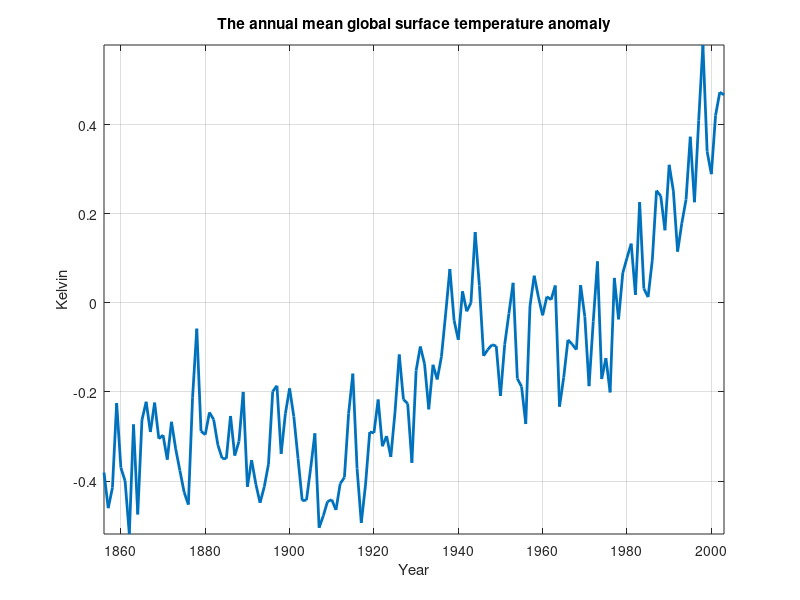
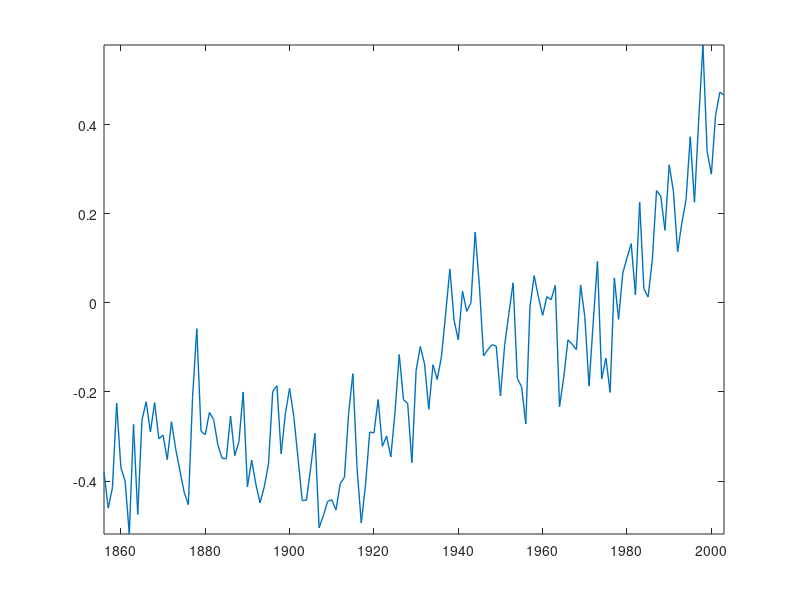

Here is the MATLAB script that generated these plots, in order: (Note: this script raises an error after producing the figures.)
function tt=sp_GSTA_DataAnalysis()
close all; 
    clear all;
    format shortEng;
    clc

if 1 %2 example
        if 1
            load gsta.dat;  
            %load LOD_73_14.TXT;
            x=gsta(:,2); 
            t=gsta(:,1);
        end
        if 0
            load gsta1880_2017.txt
            x=gsta1880_2017(:,2); 
            t=gsta1880_2017(:,1);
        end
            
            Fs=1/(t(2)-t(1)); 
            plot(t,x,'LineWidth',2);
            axis([min(t) max(t) min(x) max(x)]);
            grid;  
            title('The annual mean global surface temperature anomaly')
            xlabel('Year')
            ylabel('Kelvin')
            
            
          if 0 % FFT based
            L=length(x);NFFT=2^nextpow2(L);
            Y = fft(x,NFFT)/L; 
            %Y=dct(x,NFFT);
            f = Fs/2*linspace(0,1,NFFT/2+1);  
            ampf=2*abs(Y(1:(NFFT/2)+1)); 
            subplot(2,1,1);
            stem(f,ampf);
            timeScale=1./f(2:end); timeScale=[500 timeScale];
            subplot(2,1,2);
            stem(timeScale,ampf);
            tt=1;
          end
          if 0 % DCT based
            L=length(x);NFFT=2^nextpow2(L);
            %Y=dct(x,NFFT); 
            %NFFT=L;
            Y=dct(x,L);
            f = Fs/2*linspace(0,1,NFFT);  
            ampf=abs(Y(1:(NFFT))); 
            %subplot(2,1,1);
            stem(f,ampf);
            timeScale=1./f(2:end); timeScale=[600 timeScale];
            %subplot(2,1,2);
            %stem((timeScale),(ampf));
            tt=1;   
          end 
           if 1 % TFE by DCT decomposition                     
               %CutFrq1=[.4 .3 .25 .17 0.09 .05]; 
               %CutFrq1= linspace(0,1,10)*Fs/2;
               
               if 0
                    Npart=10; % equal parts
                    inc=(Fs/2)/Npart;
                    for i=1:Npart-1
                        CutFrq1(i)=Fs/2-i*inc;
                    end
                end
                if 0 % dyadic filter bank
                    %CutFrq1=[Fs/4 Fs/8 Fs/16 Fs/32 Fs/64];                
                    for i=1:7
                        CutFrq1(i)=(Fs/2^(i+1));
                    end
                end
               
                %CutFrq1(end+1)=0.01;
                %CutFrq1=[.4 .32 .16 0.08 .04 0.02 0.01];
                %CutFrq1=(4:-1:1)*0.1;
                
                
               figure;
               %hold on;
        if 1
               plot(t,x,'LineWidth',1)
               axis([min(t) max(t) min(x) max(x)])
               hold on
               TimeSacle=[35 53 54]; CutFrq1=0; CutFrq=1./TimeSacle; 
               %TimeSacle=[75 100 125]; CutFrq1=0; CutFrq=1./TimeSacle;
               %TimeSacle=[10 20 30 40 50 60 70 80 90 100 110 120 130 140 150]; CutFrq1=0; CutFrq=1./TimeSacle;
               %TimeSacle=[10 20 30 40 50 60 70 80]; CutFrq1=0; CutFrq=1./TimeSacle;
               %TimeSacle=[15 25 53 75 100 125]; CutFrq1=0; CutFrq=1./TimeSacle;
               
               for j=1:length(CutFrq)                     
               CutFrq1= [CutFrq(j)];               
               ImfByFilter=0; ImfByFilter=sp_DFTOrthogonalOrFIR_IIR_LINOEP(x,t,Fs,CutFrq1,'dct'); 
               %for i=1:length(CutFrq1)+1 
                   Data=ImfByFilter{2};                    
                   plot(t,Data,'LineWidth',1);                
                       FntSize=18;
                       set(gca,'FontSize',FntSize,'FontName','Times')
                        h1 = get(gca, 'xlabel');
                        set(h1,'FontSize',FntSize,'FontName','Times')
                        h1 = get(gca, 'ylabel');
                        set(h1,'FontSize',FntSize,'FontName','Times')
               end
               legend('GSTA data', '35 years or longer time scale trend','53 years or longer time scale trend','54 years or longer time scale trend');
               
        end      
               
        if 1
               
               TimeSacle=[35 53 54]; CutFrq1=0; CutFrq=1./TimeSacle; 
               %TimeSacle=[75 100 125]; CutFrq1=0; CutFrq=1./TimeSacle;
               %TimeSacle=[10 20 30 40 50 60 70 80 90 100 110 120 130 140 150]; CutFrq1=0; CutFrq=1./TimeSacle;
               %TimeSacle=[10 20 30 40 50 60 70 80]; CutFrq1=0; CutFrq=1./TimeSacle;
               %TimeSacle=[15 25 53 75 100 125]; CutFrq1=0; CutFrq=1./TimeSacle;
               
               for j=1:length(CutFrq)                    
               CutFrq1= [CutFrq(j)];               
               ImfByFilter=0; ImfByFilter=sp_DFTOrthogonalOrFIR_IIR_LINOEP(x,t,Fs,CutFrq1,'dct'); 
               %for i=1:length(CutFrq1)+1 
                   Data=ImfByFilter{2}; 
                   %subplot(length(CutFrq1)+1,1,i);
                    variability=x-Data;
                       subplot(3,1,j);
                       if 1
                           plot(t,variability,'LineWidth',1)
                           axis([min(t) max(t) min(variability) max(variability)])
                           tmp=int2str(TimeSacle(j));
                            %tmp1=strcat(tmp, '-years or longer time scale trend');
                            tmp1=strcat(tmp, '-years or longer time scale variability');
                       else
                           plot(t,x,'LineWidth',1)
                           axis([min(t) max(t) min(x) max(x)])
                           hold on 
                           plot(t,Data,'r-.','LineWidth',1); 
                           tmp=int2str(TimeSacle(j));
                           tmp1=strcat(tmp, '-years or longer time scale trend');
                           %tmp1=strcat(tmp, '-years or longer time scale variability');
                       end
                       
                       %plot(t,Data-0.3*(j-1),'LineWidth',2);
                       %hold on
                       %axis([min(t) max(t) min(Data) max(Data)]);
                       if(j<3)
                           set(gca,'xticklabel',{[]}) 
                       end
                       %tmp=int2str(TimeSacle(j));
                       %tmp1=strcat(tmp, '-years or longer time scale trend');
                       %tmp1=strcat(tmp, '-years or longer time scale variability');
                       %legend('GSTA data',tmp1);
                       %ylabel(tmp1);
                       title(tmp1,'FontName','Times');
                       FntSize=18;
                       set(gca,'FontSize',FntSize,'FontName','Times')
                        h1 = get(gca, 'xlabel');
                        set(h1,'FontSize',FntSize,'FontName','Times')
                        h1 = get(gca, 'ylabel');
                        set(h1,'FontSize',FntSize,'FontName','Times')
               end
               %legend('GSTA data', '10 years or longer time scale trend','25 years or longer time scale trend','50 years or longer time scale trend');
               %legend('GSTA data', '75 years or longer time scale trend','100 years or longer time scale trend','125 years or longer time scale trend');
                                    
                   
               %end
               hold off  
               set(gca,'yTickLabel',[]); axis([1850 2010 -3.4 0.5]); 
        end
                
               %TimeSacle=[3 4 6 8 12 16 24 32 44 64 80]; CutFrq1=0; CutFrq1=1./TimeSacle; 
               TimeSacle=[15 25 53 75 100 125]; CutFrq1=0; CutFrq=1./TimeSacle;
               ImfByFilter=sp_DFTOrthogonalOrFIR_IIR_LINOEP(x,t,Fs,CutFrq1,'dct');  
               figure; 
               for i=1:length(CutFrq1)+1 
                   Data(:,i)=ImfByFilter{i}; 
                   %subplot(length(CutFrq1)+1,1,i);
                   if 1
                   subplot(3,2,i); 
                   plot(t,Data(:,i));
                   axis([min(t) max(t) min(Data(:,i)) max(Data(:,i))]);
                   if(i<5)
                       set(gca,'xticklabel',{[]}) 
                   end
                   tmp=int2str(6-i);
                   tmp1=strcat('FIBF',tmp);
                   ylabel(tmp1); FntSize=18;
                   set(gca,'FontSize',FntSize,'FontName','Times')
                 h1 = get(gca, 'xlabel');
                 set(h1,'FontSize',FntSize,'FontName','Times')
                 h1 = get(gca, 'ylabel');
                 set(h1,'FontSize',FntSize,'FontName','Times')
                 end
               end
           end
        if 1
            figure  
            %plot(sum(Data,2))
            plot(t,x)
            hold on;
            %plot(x)
            plot(t,Data(:,end),'r-.')
            axis([min(t) max(t) min(x) max(x)]);
                   
            xlabel('Year')
            ylabel('Kelvin')
            set(gca,'FontSize',FntSize,'FontName','Times')
            h1 = get(gca, 'xlabel');
            set(h1,'FontSize',FntSize,'FontName','Times')
            h1 = get(gca, 'ylabel');
            set(h1,'FontSize',FntSize,'FontName','Times')
            legend('The annual mean global surface temperature anomaly data','Obtained trend of data using proposed FDM');     
        end
        
           
        fmax=Fs/2; 
        [freq1 amp1]=sp_DCT_IF_timefrequency_plot(Data,t,Fs,fmax); 
        tt=1;      
    end
